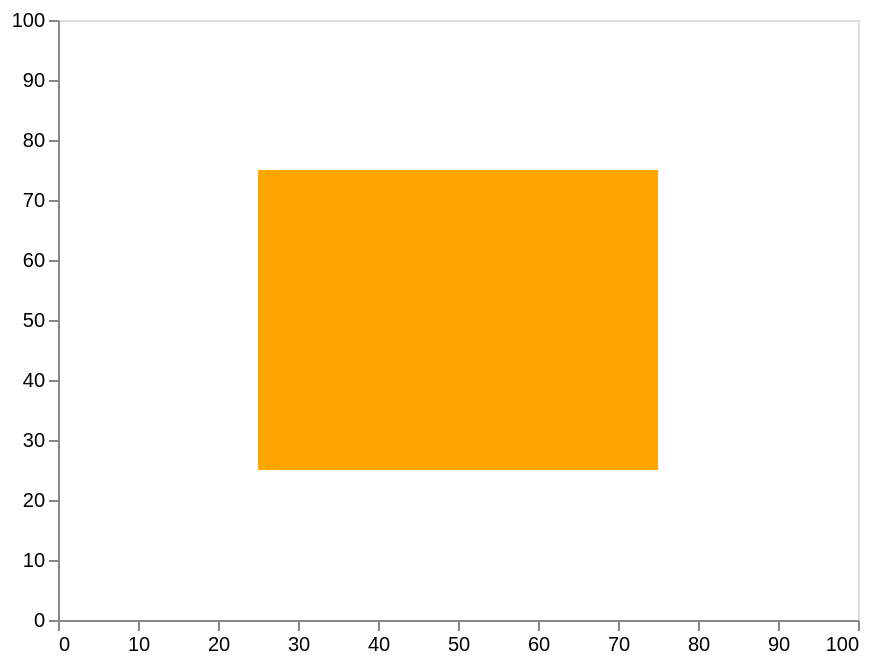

Specify this chart in Vega-Lite:
### Vega specification from a JSON file in a GitHub repository (floating-point values rounded to 4 significant figures)
{"$schema": "https://vega.github.io/schema/vega/v5.json", "description": "A scatterplot showing horsepower and miles per gallons for various cars.", "background": "white", "padding": 5, "width": 400, "height": 300, "style": "cell", "data": [{"name": "source_0", "values": [{}]}], "signals": [{"name": "x", "value": 25, "bind": {"input": "range", "min": 1, "max": 100, "step": 1}}, {"name": "x2", "value": 75, "bind": {"input": "range", "min": 1, "max": 100, "step": 1}}, {"name": "y", "value": 25, "bind": {"input": "range", "min": 1, "max": 100, "step": 1}}, {"name": "y2", "value": 75, "bind": {"input": "range", "min": 1, "max": 100, "step": 1}}, {"name": "cornerRadius", "value": 0, "bind": {"input": "range", "min": 0, "max": 50, "step": 1}}], "marks": [{"name": "marks", "type": "rect", "style": ["rect"], "from": {"data": "source_0"}, "encode": {"update": {"cornerRadius": {"signal": "cornerRadius"}, "fill": {"value": "orange"}, "x": {"scale": "x", "signal": "x"}, "x2": {"scale": "x", "signal": "x2"}, "y": {"scale": "y", "signal": "y"}, "y2": {"scale": "y", "signal": "y2"}}}}], "scales": [{"name": "x", "type": "linear", "domain": [0, 100], "range": [0, {"signal": "width"}], "zero": true}, {"name": "y", "type": "linear", "domain": [0, 100], "range": [{"signal": "height"}, 0], "zero": true}], "axes": [{"scale": "x", "orient": "bottom", "grid": false, "labelFlush": true, "labelOverlap": true, "tickCount": {"signal": "ceil(width/40)"}, "zindex": 0}, {"scale": "y", "orient": "left", "grid": false, "labelOverlap": true, "tickCount": {"signal": "ceil(height/40)"}, "zindex": 0}]}
